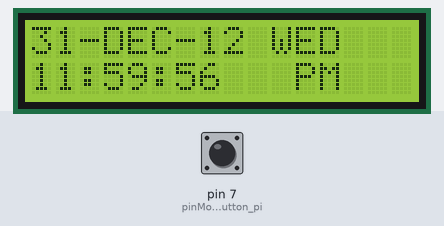
The sketch below on a simulated Arduino Uno, built with avr-gcc and run on an emulated ATmega328P. Parts: 16×2 character LCD. Wiring (inferred from the names in the program): DS1307 clock at I2C address 0x68. Inputs (shaded band) come from the test bench; at power-on: pin 7 (pinMode_for_the_button_pi) HIGH. The local clock reads 2024-03-15 10:24:30 at power-on unless the sketch sets it.

Above: at 1.7 s.
1.8 s: pin 7 (pinMode_for_the_button_pi) pulled LOW for 1.2 s
At 3.3 s:
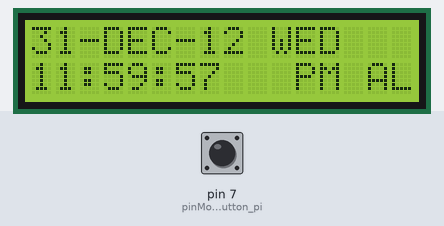
7.1 s: pin 7 (pinMode_for_the_button_pi) driven LOW
At 11.0 s:
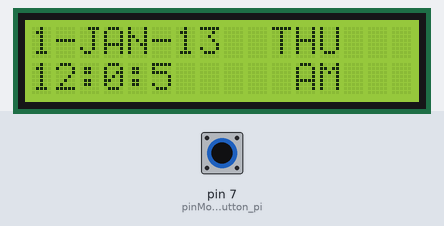
11.2 s: pin 7 (pinMode_for_the_button_pi) driven HIGH
At 12.2 s:
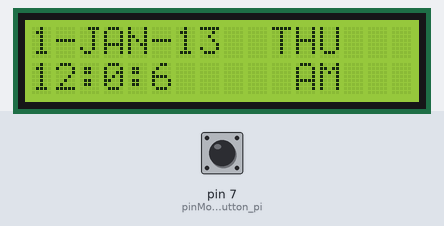
14.1 s: pin 7 (pinMode_for_the_button_pi) driven LOW
At 15.2 s:
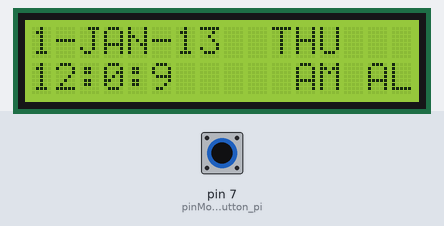
Timing chart, 0 to 17.1 s (numbered marks = the images above; inputs shaded):
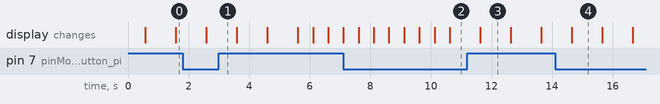

Measured:
- after the input at 1.8 s, the display: changes after 0.79 s (image 1)
- after the input at 7.1 s, the display: first differs from a run without the input after 3.5 s (image 2)
- after the input at 14.1 s, the display: changes after 0.55 s (image 4)
- what the display in image 3 shows lasts 1.0 s, from 11.6 s to 12.6 s

The sketch:

rct_alarm.ino
```cpp
/*  Induino R3 User Guide - Program 11.1 - Interfacing with the Simple Labs DS1307 RTC Module to Display time on the LCD using the LCD Shield */


#include <Wire.h> // I2C Library
#include <LiquidCrystal.h> // LiquidCrystal Library for LCD

#define myrtc 0x68 // I2C Address of DS1307

char *dow[]={
  " ","MON","TUE","WED","THU","FRI","SAT","SUN"}; // An Array to store the DAY text to match with the DAY parameter of the RTC

char *mode[]={
  "HR","AM","PM"}; // An Array to store the time mode

char *month[]={
  "","JAN","FEB","MAR","APR","MAY","JUN","JUL","AUG","SEP","OCT","NOV","DEC"};

int dd,mm,yy,day,hh,mins,ss,mde; // Variables to store the retrieved time value

const int alr_day = 4, alr_hour=12, alr_hour_mode =1, alr_min=0;

boolean alarm_flag = 0; // stores the current state of the alarm 0-> Off / 1-> On
int match_cnt = 0; // This helps us ensure that alarm goes on only on the first instance of the time matching.

LiquidCrystal lcd(8,9,10,11,12,13); // Create an object of LiquidCrystal class

void setup()
{
  Wire.begin(); // Initialise Wire Communication - Join the I2C Bus
  lcd.begin(16, 2);  // Initialise Communication with LCD
  delay(500);
  set_time(31,12,12,3,11,59,55,2); // Call the set_time function to set the intial time.
  pinMode(7,INPUT_PULLUP); // pinMode for the button pin
}

void loop()
{
  if(digitalRead(7)==0) // Check if the push button is being pressed and toggle the alarm state
  {
    alarm_flag=!alarm_flag;
  }

  get_time();// get the current time from the RTC

  lcd.clear(); // Clear the Display

  //Check if the time matches the alarm time and if the alarm_flag is on and that the first instance of the match has not yet occured
  if(alr_day==day && alr_hour == hh && alr_hour_mode==mde && alr_min==mins && alarm_flag == 1 && match_cnt==0)
  {
    // set the match count to 1 as we have encountered a time match, this will ensure that within the set minute the alarm goes on only once
    // otherwise the alarm will be on for the whole minute
    match_cnt=1;

    // A Simple LCD Blink to indicate ALARM
    for(int cnt=0;cnt<5;cnt++)
    {
      lcd.setCursor(5,0);
      lcd.print("ALARM!");
      delay(500);
      lcd.clear();
      delay(500);
    }
  }
  else // Incase the Time does not match the alarm time then display time as usual
  {
    lcd.print(dd);
    lcd.print("-");
    lcd.print(month[mm]);
    lcd.print("-");
    lcd.print(yy);
    lcd.setCursor(10,0); // Set the Cursor at a specific location to print the day of the week
    lcd.print(dow[day]);

    lcd.setCursor(0,1);
    lcd.print(hh);
    lcd.print(":");
    lcd.print(mins);
    lcd.print(":");
    lcd.print(ss);
    lcd.setCursor(11,1);
    lcd.print(mode[mde]);// Set the Cursor at a specific location to print the hour mode

    if(alarm_flag == 1) // check if the alarm flag is on and display alarm on indication
    {
      lcd.setCursor(14,1);
      lcd.print("AL");
    }
    delay(1000);
  }
  if(alr_day==day && alr_hour == hh && alr_hour_mode==mde && (alr_min+1)==mins) // check if the set minute has elapsed and reset the match_cnt
  {
    match_cnt=0;
  }
}


// The set_time function takes parameters in the order of date, month, year, day of week, hours, minutes, seconds & mode
// the mode can have 3 possible values  (0=>24HR, 1=> AM, 2 => PM)

void set_time(int sdd, int smm, int syy, int sday, int shr, int smin, int ssec, int smode)
{
  Wire.beginTransmission(myrtc); // Initialise transmission to the myrtc I2C address
  Wire.write(0x00); // Write the value of the register to start with, 0 in this case represented in BCD format
  Wire.write(dec_to_bcd(ssec));  // convert the seconds value from decimal to bcd and write it to the seconds register
  // after the write operation the register pointer will be at the next register, so we do not have to set the value of the register again
  Wire.write(dec_to_bcd(smin));  // convert the minutes value from decimal to bcd and write it to the minutes register
  if(smode == 0) // Check if the mode is 24hrs mode
  {
    Wire.write(dec_to_bcd(shr));  // if 24 hours mode is on then convert the hours value from decimal to bcd and write it to the hours register
  }
  else // if the mode is 12 hr mode
  {
    // If 12 hour mode is selected then the 12 Hour mode bit (the 6th bit) has to be set to 1
    // convert the hour value to bcd first and then adding 64(2^6) to the converted hrs value will set the 6th bit HIGH

    shr = dec_to_bcd(shr)+64;

    if(smode == 1) // check if it is AM
      Wire.write(shr); // if it is AM we can directly write the value of the above modified hours values to the hours register
    if(smode == 2) // check if it is PM
      Wire.write(shr+32); // If it is PM, then adding 32 (2^5) sets the 5th bit (the PM indication bit) HIGH, the calculated value is written to the hours register
  }
  Wire.write(dec_to_bcd(sday));  // convert the day value from decimal to bcd and write it to the day register
  Wire.write(dec_to_bcd(sdd));  // convert the date value from decimal to bcd and write it to the date register
  Wire.write(dec_to_bcd(smm));  // convert the month value from decimal to bcd and write it to the month register
  Wire.write(dec_to_bcd(syy));// convert the year value from decimal to bcd and write it to the year register
  Wire.endTransmission();  // end the transmission with the I2C device

}


// the get_time() function will retrieve the current time from the RTC and store it in the Global Variables declared

void get_time()
{
  Wire.beginTransmission(myrtc); // Initialise transmission to the myrtc I2C address
  Wire.write(0x00); // Write the value of the register to start with, 0 in this case represented in BCD format
  Wire.endTransmission(); // end the transmission with the I2C device
  Wire.requestFrom(myrtc, 7);  // Now ask the I2C device for 7 Bytes of Data // This corresponds to the values of the 7 registers starting with the 0th register

  ss = bcd_to_dec(Wire.read()); // The first read will retrieve the value from the register address 0x00 or the seconds register, this is in the BCD format, convert this back to decimal
  mins = bcd_to_dec(Wire.read());// The second read will retrieve the value from the register address 0x01 or the minutes register, this is in the BCD format, convert this back to decimal
  hh = Wire.read();// The third read will retrieve the value from the hours register, this value needs to be processed for the 24/12 hr mode

  // Check of if the BCD hours value retrieved is greater than 35 (this indicates that the hours is in 12 hour mode
  // 35 is the maximum BCD value possible in the 24hr mode
  if(hh > 35)
  {
    hh = hh - 64; // in the 12 Hours Mode the 12 hour mode bit (6th bit) is set to high, so we need to subtract 2^6 from our hours value
    if(hh > 32)// Now check if the hour value is greater than 32 (2^5 = 32) (this indicates that PM bit (5th bit) is high)
    {
      mde = 2; // Set the mde variable to indicate PM
      hh = hh-32; // subtract 32 from the hours value
    }
    else // if the hour value is less than 32 it means that its in the AM mode
    {
      mde = 1; // Set the mde variable to indicate AM
    }
  }
  else // if the 12 hour mode bit was not set, then the hour is in the 24 hour mode
  {
    mde = 0; // Set the mde variable to indicate 24 Hours
  }

  hh = bcd_to_dec(hh); // Convert the final hour value from BCD to decimal and store it back into the same variable
  day = bcd_to_dec(Wire.read());// The fourth read will retrieve the value from the register address 0x03 or the day register, this is in the BCD format, convert this back to decimal
  dd = bcd_to_dec(Wire.read());// The fifthread will retrieve the value from the register address 0x04 or the date register, this is in the BCD format, convert this back to decimal
  mm = bcd_to_dec(Wire.read());// The sixth read will retrieve the value from the register address 0x05 or the month register, this is in the BCD format, convert this back to decimal
  yy = bcd_to_dec(Wire.read());// The seventh read will retrieve the value from the register address 0x06 or the year register, this is in the BCD format, convert this back to decimal

}


// The dec_to_bcd() function converts a given decimal number to BCD format

int dec_to_bcd(int dec)
{
  return dec/10*16 + (dec%10); // convert and return the number from decimal to bcd format
}


// The dec_to_bcd() function converts a given BCD number to decimal format

int bcd_to_dec(int bcd)
{
  return bcd/16*10 + (bcd%16); // convert and return the number from bcd to decimal format
}
```
